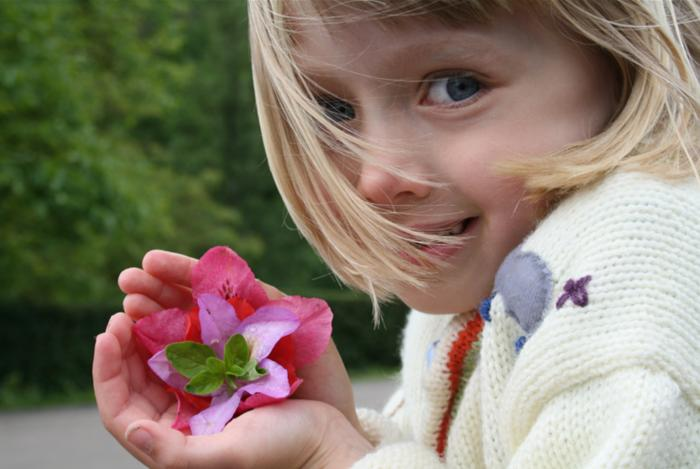
#> input picture Images/girl.jpg, 700 x 469 px, found by its file name
$ jupyter execute '04-Edges corners blobs.ipynb'   (older library calls are emulated)
#> lines starting #> are read from the running program, lines starting #| are printed output that depends on the picture; after the words box and inside, x2 and y2 are one past the last pixel; in counts of white or black regions, pixels touching at a corner belong together
### Edge Detection

An edge is an intensity discontinuity. At an edge, the first derivative is high.

For a 2D function $f(x,y)$ the partial derivative is:
$$\lim_{\epsilon \to 0}\frac{\partial f}{\partial x} = \frac{f(x+\epsilon,y) - f(x,y)}{\epsilon}$$
When we discretize this, we get:
$$\frac{\partial f}{\partial x} = f(x+1,y) - f(x,y)$$
But this is not symmetric. We can use the central difference:
$$\lim_{\epsilon \to 0}\frac{\partial f}{\partial x} = \frac{f(x+\epsilon,y) - f(x-\epsilon,y)}{2\epsilon}$$
When we discretize this, we get:
$$\frac{\partial f}{\partial x} = \frac{f(x+1,y) - f(x-1,y)}{2}$$

The Sobel kernel additionally smoothes the image. This is because the Sobel kernel is a derivative kernel. Derivatives are sensitive to noise. Smoothing the image before applying the Sobel kernel reduces the noise.

The Prewitt kernels are:
$$ \begin{bmatrix}
-1 & 0 & 1 \\
-1 & 0 & 1 \\
-1 & 0 & 1
\end{bmatrix}  $$
and
$$ \begin{bmatrix}
-1 & -1 & -1 \\
0 & 0 & 0 \\
1 & 1 & 1
\end{bmatrix}  $$

These are used to maximally detect edges. Sobel kernels additionally perform smoothing.

As shown above, the 2 kernels are applied. The one on the left has all vertical edges and hence is the result of getting the derivative horizontally. The one on the right has all horizontal edges and hence is the result of getting the derivative vertically.

### Gradient of an image

The gradient of an image is given by:
$$\nabla f = \left[\frac{\partial f}{\partial x}, \frac{\partial f}{\partial y}\right]$$

The magnitude of the gradient is given by:

$$\sqrt{\left(\frac{\partial f}{\partial x}\right)^2 + \left(\frac{\partial f}{\partial y}\right)^2}$$

This is what is used in canny edge detection.

All gradient kernels must sum to 0. This is because in the same colour region, the gradient is 0. The sum of the gradients in the same colour region must be 0. This is why the Sobel and Prewitt kernels sum to 0.

In the image above, $g$ is a smoothing kernel. After smoothing, there is a peak in the derivative which corresponds to an edge.

Differentiation is a convolution operation. Therefore, we can intergate the 2 convolutions and still get the same result.

$$\frac{d}{dx}(f*g) = f * \frac{d}{dx}g$$

Complexity of the left hand side is $O(n^2*m^2)$ where n is the image size and m is the kernel size. This is because convolving f and g is $O(n^2m^2)$ and this result is convolved with the derivative kernel which again is $O(n^2m^2)$. Total operations is $n^2m^2 + n^2m^2$ which is $O(n^2m^2)$.

Complexity of the right hand side is $O(n^2m^2)$ where n is the image size and m is the kernel size. This is because the derivative kernel is requires $O(m^4)$ operations and the convolution after that requires $O(n^2m^2)$ operations. Total operations is $m^4 + n^2m^2$ which is $O(n^2m^2)$.

Although the complexities are the same, because the convolution with the larger image is applied only once

Smoothed derivatives removes noise but blurs images.

### Canny edge detection

The steps in Canny edge detection are:
1. Apply Gaussian filter to smooth the image and remove noise.
2. Compute the gradient magnitude and direction.
3. Apply non-maximum suppression to thin the edges. This is done by keeping only the local maxima in the gradient direction.
4. Apply hysteresis thresholding to detect edges. This is done by keeping only the edges that are above a high threshold and connected to edges above a low threshold. Find a strong edge and then follow the edge in the direction of the gradient. If the edge is above the low threshold, keep it. If it is below the low threshold, discard it. If any edges are weak and in isolation, discard them.

Before applying Canny edge detection

After applying Canny edge detection

For this, we check the point along the edge which is maximum as shown below.

[cell 1]
import cv2
import numpy as np
import matplotlib.pyplot as plt
from pathlib import Path
import math

image_dir = Path('images')

[cell 2]
image = cv2.imread(str(image_dir/"girl.jpg"), cv2.IMREAD_GRAYSCALE)
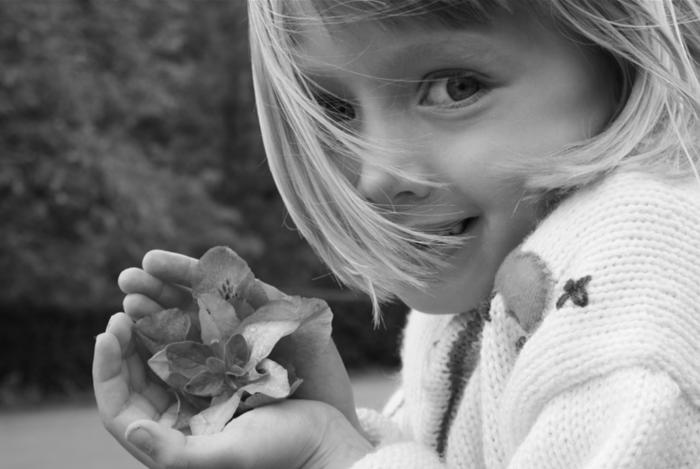
#> image: shape (469, 700); min 2, max 251, mean 125.8
canny1 = cv2.Canny(image, 100, 150)
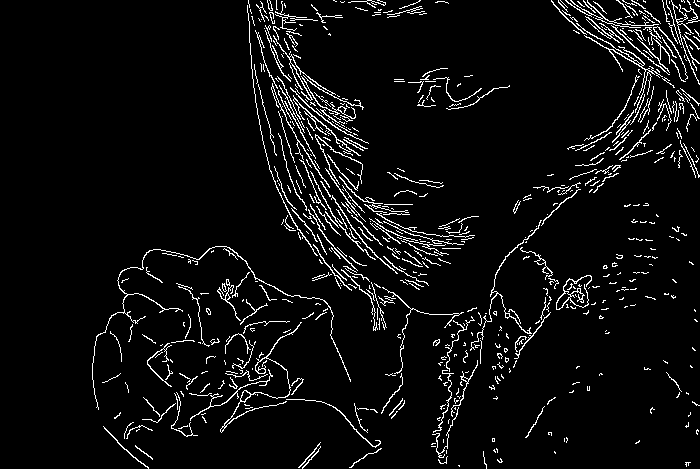
#> canny1: shape (469, 700); 5.3% white in thin lines or dots, all inside (x1, y1, x2, y2) = (92, 0, 700, 469)
canny2 = cv2.Canny(image, 50, 100)
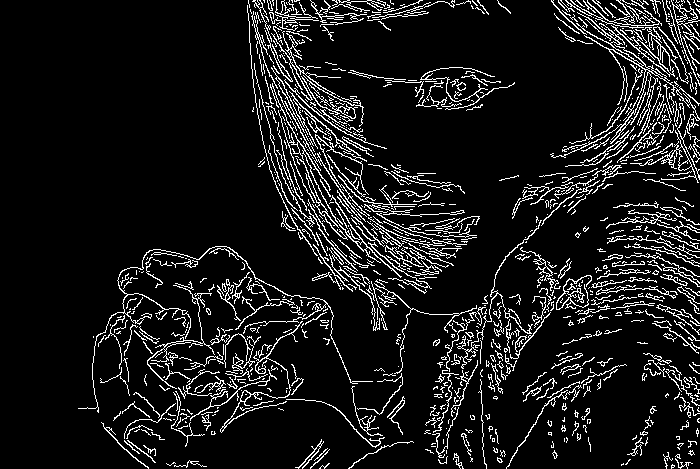
#> canny2: shape (469, 700); 9.8% white in thin lines or dots, all inside (x1, y1, x2, y2) = (78, 0, 700, 469)
canny3 = cv2.Canny(image, 150, 200)
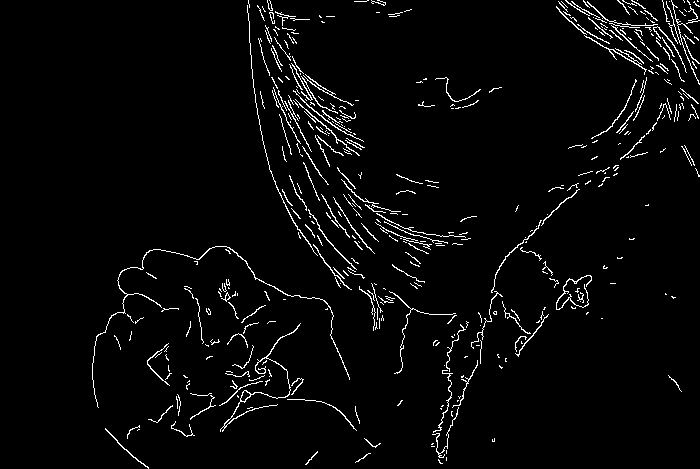
#> canny3: shape (469, 700); 3.2% white in thin lines or dots, all inside (x1, y1, x2, y2) = (92, 0, 700, 469)
fig, ax = plt.subplots(1, 4, figsize=(20, 10))
ax[0].imshow(image, cmap = 'gray')
ax[0].axis("off")
ax[0].set_title("Original Image")
ax[1].imshow(canny1, cmap = 'gray')
ax[1].axis("off")
ax[1].set_title("Canny Edge Detection Mid Threshold")
ax[2].imshow(canny2, cmap = 'gray')
ax[2].axis("off")
ax[2].set_title("Canny Edge Detection Low Threshold")
ax[3].imshow(canny3, cmap = 'gray')
ax[3].axis("off")
ax[3].set_title("Canny Edge Detection High Threshold")
plt.show()
#> further down, im is the input picture: shape (469, 700, 3); mean B, G, R 108.3, 123.9, 136.1

The following code is an interactive demo of Canny edge detection.

**Note:** If this causes errors, please copy this and the imports to a separate python `.py` file and run it. `cv2.imshow()` may not work in jupyter notebooks.

[cell 3]
hi_threshold_max = 255
title_window = 'Canny: Low and High Thresholds'

ratio = 0.3  # Low threshold/Hi threshold
hi_threshold = 255
low_threshold = math.floor(hi_threshold * ratio)

trackbar1_name = 'High Threshold Value'
trackbar2_name = 'Low Threshold %'

def on_trackbar(val):
#> called with val = 0
    hi_threshold = cv2.getTrackbarPos(trackbar1_name, title_window)
    ratio = cv2.getTrackbarPos(trackbar2_name, title_window) / 100.0
    low_threshold = int(hi_threshold * ratio)
    edges = cv2.Canny(im, low_threshold, hi_threshold)
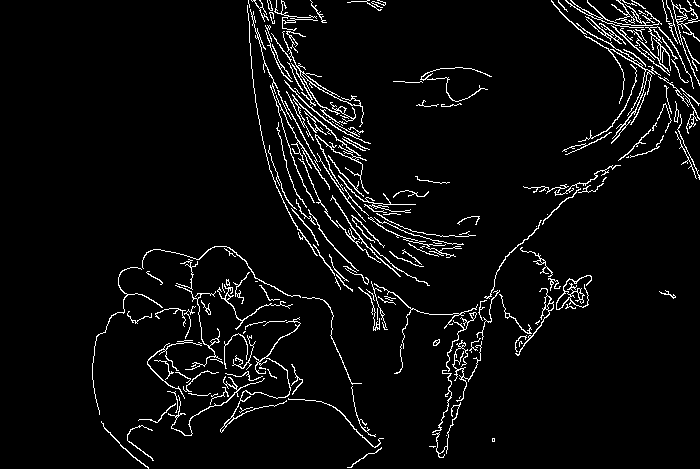
#> edges: shape (469, 700); 4.7% white in thin lines or dots, all inside (x1, y1, x2, y2) = (92, 0, 700, 469)
    cv2.imshow(title_window, edges)

im = cv2.imread('images/girl.jpg', cv2.IMREAD_COLOR)
if im is None:
    print('Could not open or find the image.')
    exit(0)

cv2.namedWindow(title_window)
cv2.createTrackbar(trackbar1_name, title_window, hi_threshold, hi_threshold_max, on_trackbar)
cv2.createTrackbar(trackbar2_name, title_window, int(ratio * 100), 100, on_trackbar)
on_trackbar(0)
cv2.waitKey()
cv2.destroyAllWindows()

### Corner Detection

How is a corner defined? A corner is a point where the intensity of the image changes in more than one direction. For an edge, it happens only in 1 direction and for an inner point it doesn't change much. In other words, a corner is a point where the gradient of the image has a high magnitude.

Corner detection can be used to stitch images together. If we have 2 images and we want to stitch them together, we can find the corners in both images and then find the corners that are common to both images. These common corners can be used to stitch the images together. They can be used for image alignment, 3D reconstruction, object recognition, etc.

Corners are features of an image. Such features would need to be:
1. Repeatable: The same feature should be detected in different images.
2. Distinctive: The feature should be different from other features.
3. Locality: The feature should be local to a region.
4. Compactness: The feature should be compact compared to the image

Basic idea of corner detecion: A corner is a point where the intensity changes in more than one direction. This can be detected by looking at the gradient of the image.

Consider the image shown below: We consider a window to detect corners. The gradient is given by:

$$\nabla f = \left[\frac{\partial f}{\partial x}, \frac{\partial f}{\partial y}\right]$$

We plot the magnitude on the left. For a discrete system, it can be given by:

$$E(u,v) = \sum_{x,y}[I(x+u,y+v) - I(x,y)]^2$$

This is the sum of squared differences. A smaller window is more sensitive to noise and a larger window is less sensitive to noise. However, large windows may miss small changes

We can calculate the gradient using the Taylor series expansion:

$$I(x+u,y+v) = I(x,y) + uI_x + vI_y$$

Substituting this in the equation above, we get:

$$E(u,v) = \sum_{x,y}[uI_x + vI_y]^2$$

We can seperate the terms into matrices as:

$$E(u,v) = \begin{bmatrix} u & v \end{bmatrix} \begin{bmatrix} I_x^2 & I_xI_y \\ I_xI_y & I_y^2 \end{bmatrix} \begin{bmatrix} u \\ v \end{bmatrix}$$

This matrix is called the second moment matrix.

Consider a horizontal or vertical edge: The gradient is in only one direction. The second moment matrix is:

$$\begin{bmatrix} I_x^2 & I_xI_y \\ I_xI_y & I_y^2 \end{bmatrix} = \begin{bmatrix} I_x^2 & 0 \\ 0 & I_y^2\end{bmatrix}$$

of which one of $I_x^2$ or $I_y^2$ is 0. The determinant of this matrix is 0. This means that the edge is not a corner.

Consider a corner: The gradient is in 2 directions. The second moment matrix is:

$$ M = \begin{bmatrix} I_x^2 & I_xI_y \\ I_xI_y & I_y^2 \end{bmatrix}$$

Diagonaling this matrix, we get:

$$M = \begin{bmatrix} I_x^2 & I_xI_y \\ I_xI_y & I_y^2 \end{bmatrix} = R^{-1}\begin{bmatrix} \lambda_1 & 0 \\ 0 & \lambda_2\end{bmatrix}\ R$$

At a corner, the eigenvalues are large and of similar magnitude. At an edge, one of the eigenvalues is 0. At a flat region, both eigenvalues are small.

Since computing eigen values is computationally expensive, we can use the Harris corner detection algorithm. The Harris corner detection algorithm uses the following equation:

$$R = \text{det}(M) - \alpha \cdot (\text{trace}(M))^2$$
where $\text{det}(M) = \lambda_1\lambda_2$ and $\text{trace}(M) = \lambda_1 + \lambda_2$ and $ 0.04 \lt \alpha \lt 0.06$ is a constant.

When $R$ is large, it is a corner. When $R$ is small, it is a flat region. When $R$ is negative, it is an edge. Each pixel will get a value for this.

### Harris corner detector

The Harris corner detector is a corner detection algorithm that is more robust to noise. The Harris corner detector uses the second moment matrix to detect corners. The Harris corner detector is given by:

Steps:
1. Compute partial derivatives at each pixel
2. Compute the second moment matrix ($M$)
3. Compute the corner response function ($R$)
4. Threshold the corner response function
5. Non-maximum suppression

Corner detection should have invariance to photometric transformations (changes in intensity) and covariance to geometric transformations (changes in position, orientation, scale).

The Harris corner detection is covariant to image translation and rotation. It is partially invariant to affine changes as the threshold may be the same. It is not covariant to scaling as the window size would be the same. We can obtain similar results by resizing the window.

### Blob detection

Blob detection is the detection of regions in an image that have a similar intensity compared to the neighbouring regions. Blobs are used in image segmentation, object recognition, etc.

To perform blob detection, we convolve the image with different scales of the blob filter and look for extrema in the response. The Laplacian of Gaussian (LoG) is used as the blob filter. The LoG is given by:

$$LoG(x,y) = \nabla^2g(x,y) = \frac{\partial^2g}{\partial x^2} + \frac{\partial^2g}{\partial y^2}$$

The LoG is a second derivative filter. Using the center difference formula, we obtain:

$$\frac{\partial^2g(x,y)}{\partial x} = \frac{\frac{\partial g(x+1,y)}{\partial x} - \frac{\partial g(x-1,y)}{\partial x}}{2}$$

$$= \frac{\frac{g(x+2,y) - g(x,y)}{2} - \frac{g(x,y) - g(x-2,y)}{2}}{2}$$

$$= \frac{g(x+2,y) - 2g(x,y) + g(x-2,y)}{4}$$

This can be directly obtained as:

$$\frac{\partial^2g(x,y)}{\partial x^2} = g(x+1,y) - 2g(x,y) + g(x-1,y)$$

Similarly, we can obtain:

$$\frac{\partial^2g(x,y)}{\partial y^2} = g(x,y+1) - 2g(x,y) + g(x,y-1)$$

Therefore, the LoG is given by:

$$LoG(x,y) = g(x+1,y) + g(x-1,y) + g(x,y+1) + g(x,y-1) - 4g(x,y)$$

As a kernel, this can be represented as:

$$\begin{bmatrix} 0 & 1 & 0 \\ 1 & -4 & 1 \\ 0 & 1 & 0 \end{bmatrix}$$

Since all terms sum to 0, this is a derivative kernal.

To keep it scale invariant, we use the scale-normalized LoG. The scale-normalized LoG is given by:

$$LoG(x,y) = \sigma^2\nabla^2g(x,y) = \sigma^2\left(\frac{\partial^2g}{\partial x^2} + \frac{\partial^2g}{\partial y^2}\right)$$

Increasing the scale of the LoG increases the size of the blob and blurs the image.

The above is another way of edge detection where an edge is detected when the second derivative is 0. An edge is a ripple while a blob is the superposition of 2 ripples. Such superpositions need to be obtained by resizing the blob filter.

The maximum is obtained at the center of the blob. For this, the scale of the blob should match that of the filter as shown below:

In the below code, we obtain 2D Gaussians and differentiate them twice and add them to get the LoG filter. We then convolve the image with the LoG filter to detect blobs.

[cell 4]
sigma = 15
half_width = 50 # kerenl of size 100
# half width is 3*sigma as a rule of thumb.
# if too low, it doesn't go to 0
# if too high, it is too narrow
x = np.linspace(start = -half_width, stop = half_width, num = 2*half_width+1)
y = np.linspace(start = -half_width, stop = half_width, num = 2*half_width+1)
# print(x)
# print(y)
X, Y = np.meshgrid(x, y)
# print(X)
# print(Y)

G = 1/(2*np.pi*sigma**2)*np.exp(-(X**2 + Y**2)/2/sigma**2) # 2D Gaussian
G = G/np.sum(G) # Normalizing the kernel
Gx = cv2.Sobel(G, cv2.CV_64F, 1, 0, ksize=3) # Derivative in x
Gy = cv2.Sobel(G, cv2.CV_64F, 0, 1, ksize=3) # Derivative in y

Gxx = cv2.Sobel(Gx, cv2.CV_64F, 1, 0, ksize=3) # Second derivative in x
Gyy = cv2.Sobel(Gy, cv2.CV_64F, 0, 1, ksize=3) # Second derivative in y

L = Gxx + Gyy # Laplacian
# print(G)
fig = plt.figure(figsize=(8, 8))
ax = fig.add_subplot(121, projection='3d')
ax.plot_surface(X, Y, L, cmap = 'coolwarm')
ax = fig.add_subplot(122)
ax.imshow(L, cmap = 'coolwarm')
plt.show()
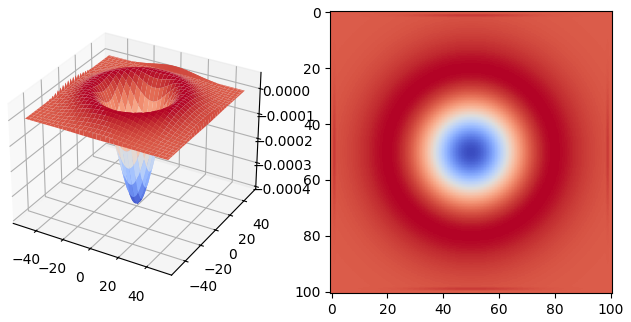
#> figure drawn by matplotlib, 2 panels
